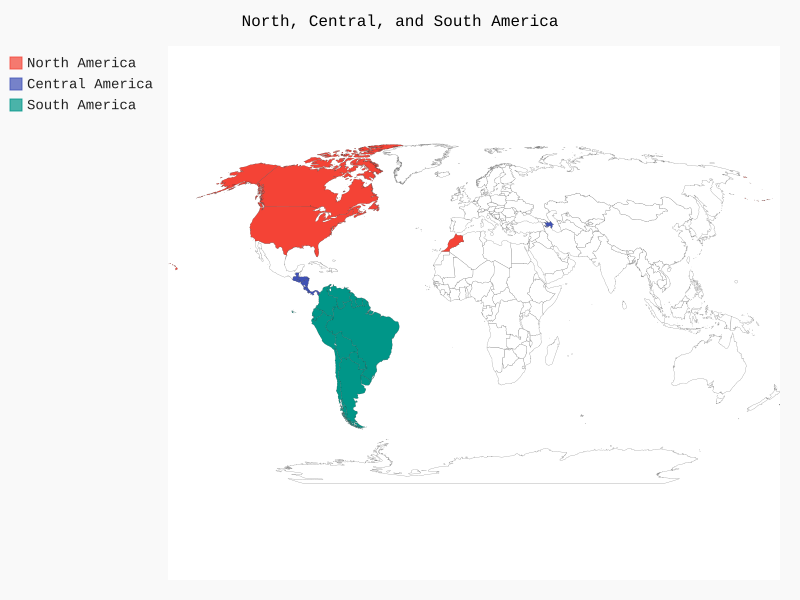

This chart was generated by the following Python code:
import pygal_maps_world.maps

wm = pygal_maps_world.maps.World()
wm.title = 'North, Central, and South America'

wm.add('North America', ['ca', 'ma', 'us'])
wm.add('Central America', ['az', 'cr', 'gt', 'hn', 'ni', 'pa', 'sv'])
wm.add('South America', ['ar', 'bo', 'br', 'cl', 'co', 'ec', 'gf', 'gy', 'pe', 'py', 'sr', 'uy', 've'])

wm.render_to_file('americas.svg')
